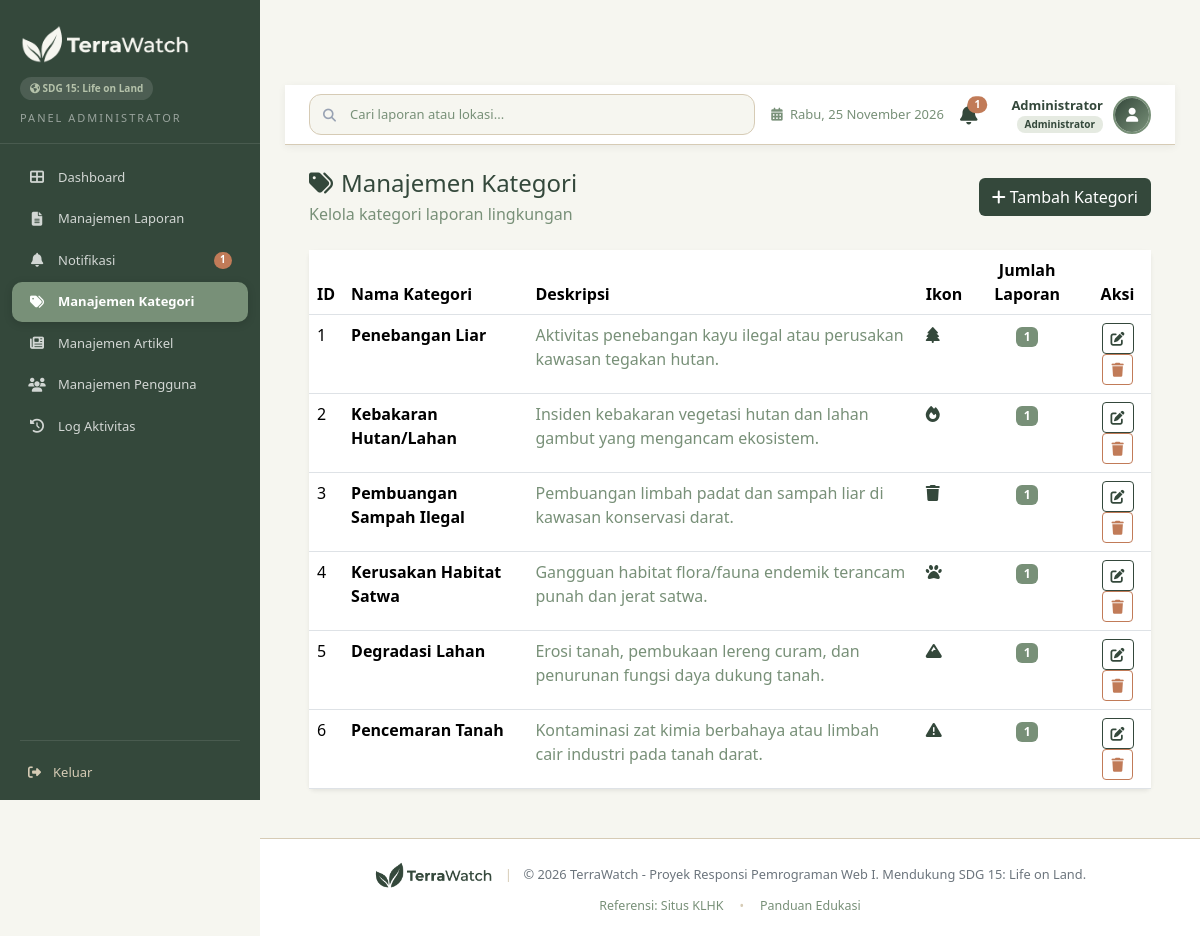
Screenshot of /admin/manajemen_kategori.php (signed in) with the database file from the repository.
### tables this page shows
CREATE TABLE `categories` (
  `category_id`   INT          NOT NULL AUTO_INCREMENT,
  `category_name` VARCHAR(100) NOT NULL,
  `description`   TEXT         NULL,
  `icon`          VARCHAR(50)  NULL DEFAULT NULL,
  `created_at`    TIMESTAMP    NOT NULL DEFAULT CURRENT_TIMESTAMP,
  PRIMARY KEY (`category_id`)
);

### admin/manajemen_kategori.php (the view, shortened to what this page needs)
<?php
require_once __DIR__ . '/../helpers/functions.php';
$stmt = $pdo->query("SELECT c.*, COUNT(r.report_id) as report_count FROM categories c LEFT JOIN reports r ON c.category_id = r.category_id GROUP BY c.category_id ORDER BY c.category_id");
$categories = $stmt->fetchAll(PDO::FETCH_ASSOC);
include __DIR__ . '/../includes/header.php';
include __DIR__ . '/../includes/admin_sidebar.php';
?>
<div class="main-content">
    <?php include __DIR__ . '/../includes/topbar.php'; ?>
    <div class="content-wrapper p-4">
        <div class="d-flex justify-content-between align-items-center mb-4">
            <div>
                <h4 class="mb-1"><i class="fas fa-tags me-2"></i>Manajemen Kategori</h4>
                <p class="text-muted mb-0">Kelola kategori laporan lingkungan</p>
            </div>
            <button class="btn text-white" style="background-color:#34483B;" data-bs-toggle="modal" data-bs-target="#addModal">
                <i class="fas fa-plus me-1"></i>Tambah Kategori
            </button>
        </div>
        <div class="card border-0 shadow-sm">
            <div class="card-body p-0">
                <div class="table-responsive">
                    <table class="table table-hover mb-0">
                        <thead style="background-color: #F6F6F0;">
                            <tr>
                                <th>ID</th>
                                <th>Nama Kategori</th>
                                <th>Deskripsi</th>
                                <th>Ikon</th>
                                <th class="text-center">Jumlah Laporan</th>
                                <th class="text-center">Aksi</th>
                            </tr>
                        </thead>
                        <tbody>
                            <?php if (empty($categories)): ?>
                            <tr><td colspan="6" class="text-center text-muted py-4">Belum ada kategori</td></tr>
                            <?php else: ?>
                            <?php foreach ($categories as $cat): ?>
                            <tr>
                                <td><?= $cat['category_id'] ?></td>
                                <td class="fw-bold"><?= htmlspecialchars($cat['category_name']) ?></td>
                                <td><span class="text-muted"><?= htmlspecialchars($cat['description'] ?? '-') ?></span></td>
                                <td>
                                    <?php if ($cat['icon']): ?>
                                    <i class="fas fa-<?= htmlspecialchars($cat['icon']) ?>" style="color:#34483B;"></i>
                                    <?php else: ?>
                                    <span class="text-muted">-</span>
                                    <?php endif; ?>
                                </td>
                                <td class="text-center"><span class="badge" style="background-color:#789078;"><?= $cat['report_count'] ?></span></td>
                                <td class="text-center">
                                    <button class="btn btn-sm btn-outline-primary" onclick='editCategory(<?= json_encode($cat) ?>)' title="Edit">
                                        <i class="fas fa-edit"></i>
                                    </button>
                                    <button class="btn btn-sm btn-outline-danger" onclick="deleteCategory(<?= $cat['category_id'] ?>, '<?= htmlspecialchars($cat['category_name'], ENT_QUOTES) ?>', <?= $cat['report_count'] ?>)" title="Hapus">
                                        <i class="fas fa-trash"></i>
                                    </button>
                                </td>
                            </tr>
                            <?php endforeach; ?>
                            <?php endif; ?>
                        </tbody>
                    </table>
                </div>
            </div>
        </div>
    </div>
</div>
<?php include __DIR__ . '/../includes/footer.php'; ?>

### assets/css/style.css (style rules this page uses)
:root { --pine: #34483B; --sage: #789078; --soft-leaf: #B5C2AA; --cloud-cream: #F6F6F0; --stone-beige: #D6CBB5; --muted-terracotta: #C17B58; --primary-dark-green: #34483B; --secondary-green: #789078; --accent-green: #789078; --light-sage: #B5C2AA; --bg-light: #F6F6F0; --white: #FFFFFF; --status-pending: #C17B58; --status-verified: #789078; --status-in-progress: #789078; --status-completed: #34483B; --status-rejected: #C17B58; --status-revision: #C17B58; --maroon-btn: #C17B58; --sidebar-width: 260px; --cat-deforestasi: #34483B; --cat-degradasi: #789078; --cat-gambut: #C17B58; --amber-bg: #F6F6F0; --amber-border: #D6CBB5; --text-dark: #34483B; --text-muted: #789078; --border-color: #D6CBB5; }
* { margin: 0; padding: 0; box-sizing: border-box; }
body { font-family: 'Segoe UI', 'Inter', -apple-system, BlinkMacSystemFont, sans-serif; background-color: var(--bg-light); color: var(--text-dark); overflow-x: hidden; }
.main-content { margin-left: var(--sidebar-width); margin-top: 60px; padding: 25px; min-height: calc(100vh - 60px); background: var(--bg-light); }
.text-muted { color: var(--text-muted) !important; }
.btn-outline-primary { color: #34483B !important; border-color: #34483B !important; }
.btn-outline-danger { color: #C17B58 !important; border-color: #C17B58 !important; }

### rows the page displays
categories: category_id "1", category_name "Penebangan Liar", description "Aktivitas penebangan kayu ilegal atau perusakan kawasan tegakan hutan.", report_count "1"
categories: category_id "2", category_name "Kebakaran Hutan/Lahan", description "Insiden kebakaran vegetasi hutan dan lahan gambut yang mengancam ekosistem.", report_count "1"
categories: category_id "3", category_name "Pembuangan Sampah Ilegal", description "Pembuangan limbah padat dan sampah liar di kawasan konservasi darat.", report_count "1"
categories: category_id "4", category_name "Kerusakan Habitat Satwa", description "Gangguan habitat flora/fauna endemik terancam punah dan jerat satwa.", report_count "1"
categories: category_id "5", category_name "Degradasi Lahan", description "Erosi tanah, pembukaan lereng curam, dan penurunan fungsi daya dukung tanah.", report_count "1"
categories: category_id "6", category_name "Pencemaran Tanah", description "Kontaminasi zat kimia berbahaya atau limbah cair industri pada tanah darat.", report_count "1"

### other values shown
$unreadNotifCountAdmin "1"
$unreadCountTopbar "1"
$userName "Administrator"
$roleBadge "Administrator"
